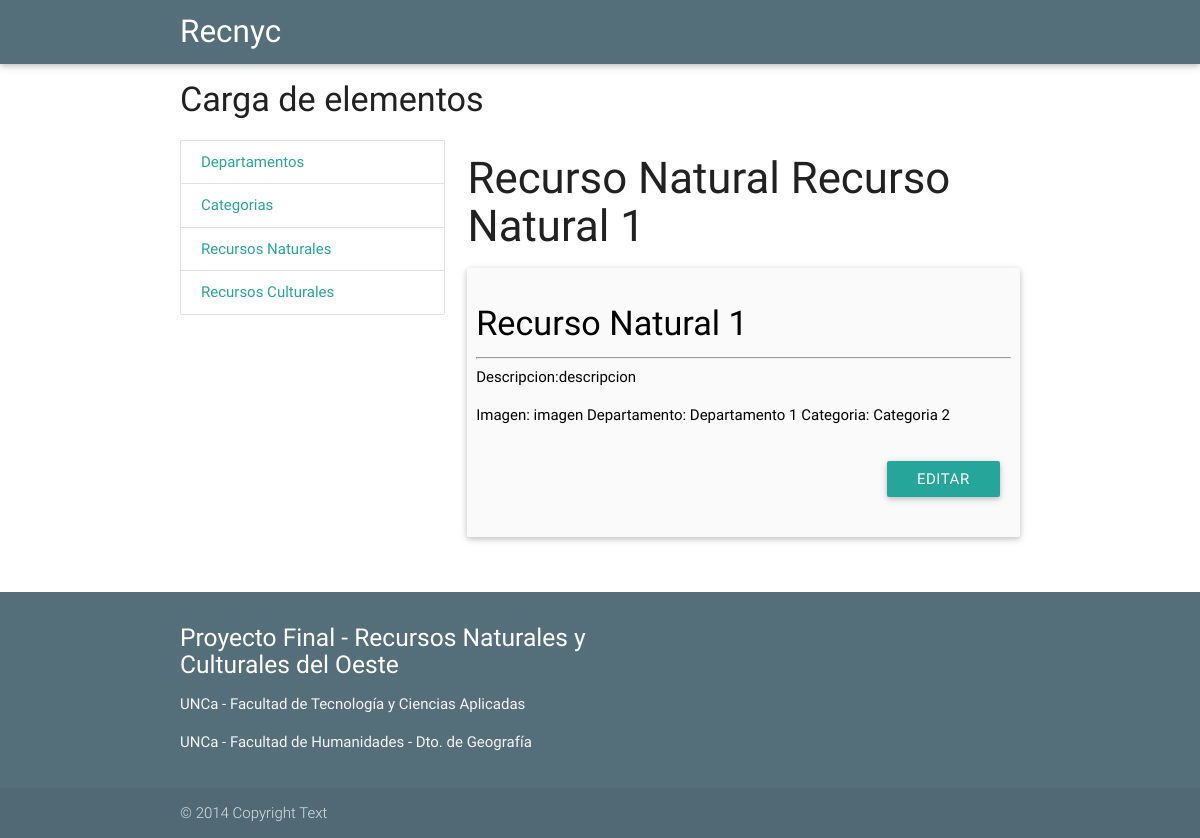
/cargabase/recursonatural/1/, run on an earlier commit of the app's database.
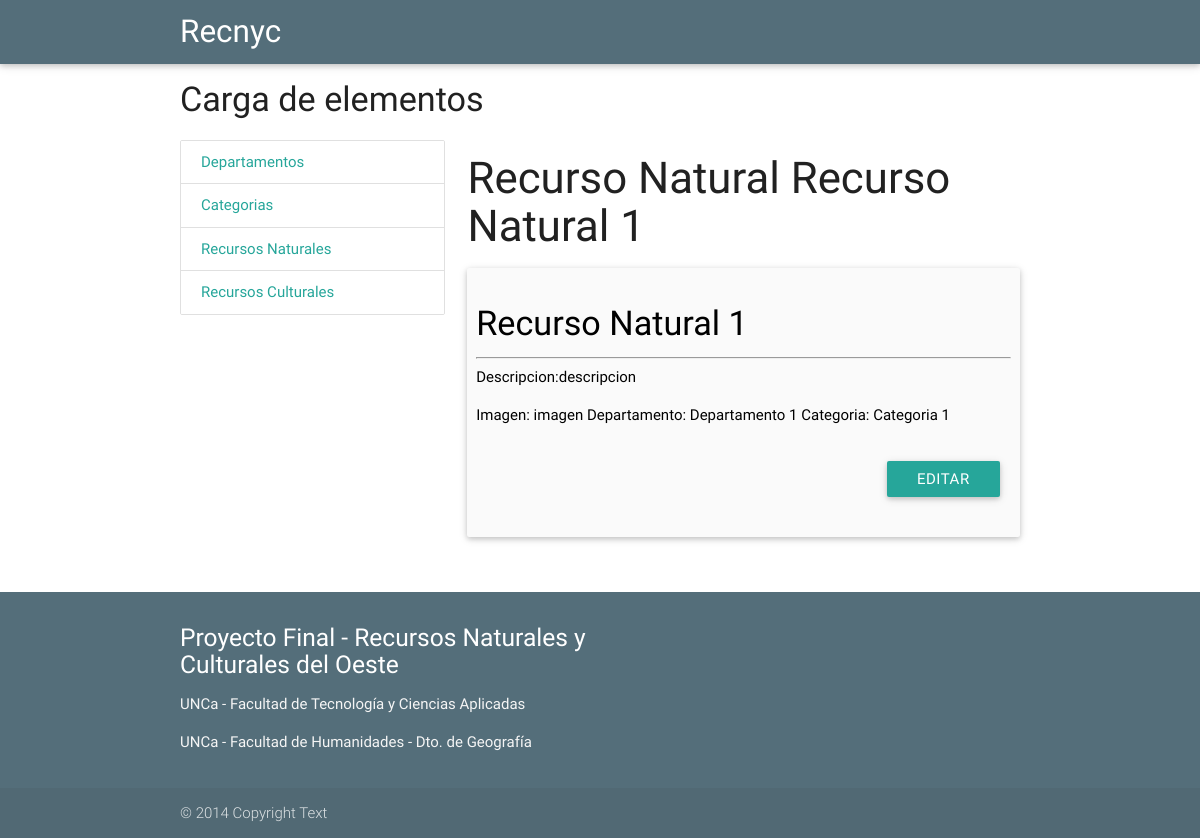
And on a later commit of the database.
### cargabase/models.py (models this page shows, shortened)
class RecursoNatural(models.Model):
    nombre = models.TextField(max_length=100)
    descripcion = models.TextField(max_length=300)
    imagen = models.TextField(max_length=100)
    departamento = models.ForeignKey(Departamento)
    categoria = models.ForeignKey(Categoria)

class Departamento(models.Model):
    nombre = models.TextField(max_length=100)
    descripcion = models.TextField(max_length=300)
    imagen = models.TextField(max_length=100)
    circuitos = models.TextField(max_length=100, blank= True)
    def __str__(self):
        return self.nombre

class Categoria(models.Model):
    categoria = models.TextField(max_length=100)
    descripcion = models.TextField(max_length=150, blank= True)
    departamento = models.ForeignKey(Departamento)
    def __str__(self):
        return self.categoria

### cargabase/views.py (the view, shortened to what this page needs)
class RecursoNaturalDetail(DetailView):
    model = RecursoNatural

### cargabase/templates/cargabase/recursonatural_detail.html
{% extends "base.html" %}
{% block content %}
    <h3> Recurso Natural {{ object.nombre }} </h3>
    	<div class="card-panel grey lighten-5 z-depth-1">
          <div class="row valign-wrapper">
            <div class="col s12">
              <span class="black-text">
              <div class="row">
              <h4>{{ object.nombre}}</h4>
              <hr>
                Descripcion:{{ object.descripcion }}<p>
                Imagen: {{ object.imagen }}
                Departamento: {{ object.departamento }}
                Categoria: {{ object.categoria }}
                 </div>
                <div class="right"><a href="{% url 'recursonatural-update' object.id %}" class="waves-effect waves-light btn">Editar</a></div>
              </span>
            </div>
          </div>
        </div>
{% endblock %}

### cargabase/templates/base.html (shortened to what this page needs)
{% load staticfiles %}
<!DOCTYPE html PUBLIC "-//W3C//DTD HTML 4.01 Transitional//EN" "http://www.w3.org/TR/html4/loose.dtd">
<html>
<head>
    <link type="text/css" rel="stylesheet" href="{% static '/static/css/materialize.css' %}" media="screen,projection" />
</head>
<body>
    <header>
        <nav>
            <div class="nav-wrapper blue-grey darken-1">
                <div class="container">
                    <a href="/cargabase" class="brand-logo">Recnyc</a>
                </div>
            </div>
        </nav>
    </header>
        <main>
        <div class="container">
            <h4>Carga de elementos</h4>
            <div class="row">
                <div class="col s12 m4">
                    <div class="collection">
                        <a href="{% url 'departamento-list' %}" class="collection-item">Departamentos</a>
                        <a href="{% url 'categoria-list' %}" class="collection-item">Categorias</a>
                        <a href="{% url 'recursonatural-list' %}" class="collection-item">Recursos Naturales</a>
                        <a href="{% url 'recursocultural-list' %}" class="collection-item">Recursos Culturales</a>
                    </div>
                </div>
                <div class="col s12 m8">{% block content %}{% endblock content %}</div>
            </div>
        </div>
        </main>
        <footer class="page-footer blue-grey darken-1">
            <div class="container">
                <div class="row">
                    <div class="col l6 s12">
                        <h5 class="white-text">Proyecto Final - Recursos Naturales y Culturales del Oeste</h5>
                        <p class="grey-text text-lighten-4">UNCa - Facultad de Tecnología y Ciencias Aplicadas</p>
                        <p class="grey-text text-lighten-4">UNCa - Facultad de Humanidades - Dto. de Geografía</p>
                    </div>
                </div>
            </div>
            <div class="footer-copyright">
                <div class="container">
                    © 2014 Copyright Text
                </div>
            </div>
        </footer>
</body>
</html>

What changed in the data, as far as the page shows it:
changed RecursoNatural "Recurso Natural 1": categoria "Categoria 2" → "Categoria 1"
